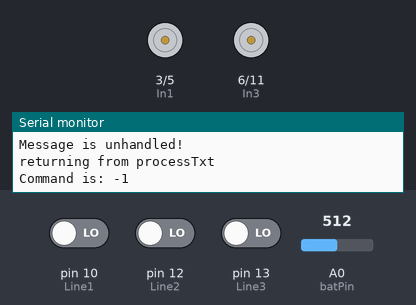
This sketch was run on a simulated Arduino Uno, built with avr-gcc and run on an emulated ATmega328P. Shown: motor-driver pin pairs drawn as motors (green arrow = first pin HIGH = forward, orange = second pin HIGH = backward, longer = more drive), the last lines printed to the serial monitor. The test bench sets the inputs (shaded band); at power-on: pin 10 (Line1) LOW, A0 (batPin) = 512, pin 12 (Line2) LOW, pin 13 (Line3) LOW. The modem accepts every AT command (registered, SIM ready, sends succeed) and sends nothing else.

Above: at 1.3 s.
1.4 s: pin 10 (Line1) driven HIGH
At 2.0 s:
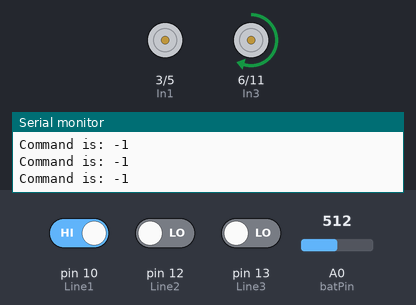
2.9 s: A0 (batPin) set to 716
At 4.1 s:
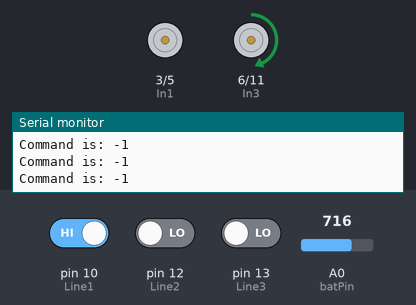
4.4 s: pin 12 (Line2) driven HIGH
At 5.6 s:
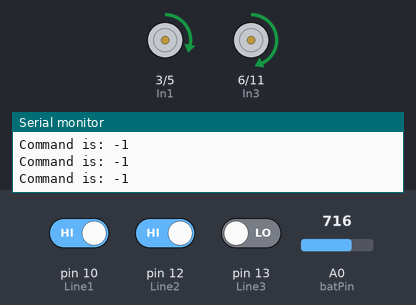
5.9 s: A0 (batPin) set to 511
At 6.4 s:
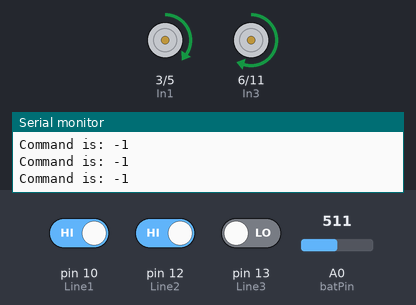
7.4 s: pin 10 (Line1) driven LOW
At 8.0 s:
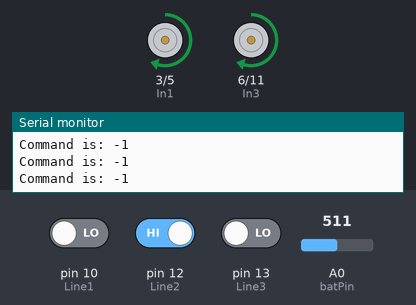
8.9 s: pin 13 (Line3) driven HIGH
At 10.3 s:
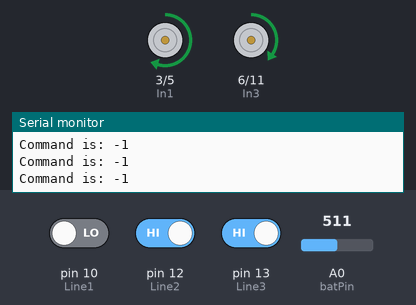
Timing chart, 0 to 11.4 s (numbered marks = the images above; inputs shaded):
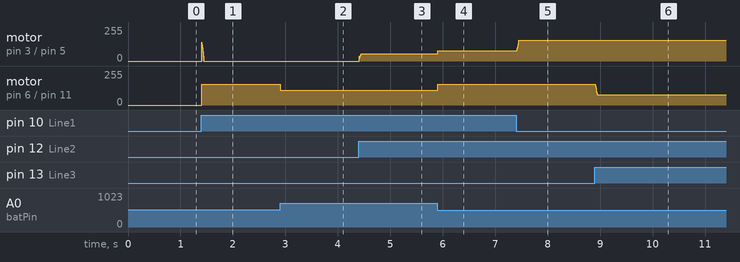

Measured:
- after the input at 1.4 s, motor on pin 6 (In3) / pin 11 (In4): stopped → forward 156/255 at once
- after the input at 2.9 s, motor on pin 6 (In3) / pin 11 (In4): forward 156/255 → forward 111/255 at once
- after the input at 4.4 s, motor on pin 3 (In1) / pin 5 (In2): stopped → forward 55/255 at once
- after the input at 5.9 s, motor on pin 3 (In1) / pin 5 (In2): forward 55/255 → forward 78/255 at once; motor on pin 6 (In3) / pin 11 (In4): forward 111/255 → forward 156/255 at once
- after the input at 7.4 s, motor on pin 3 (In1) / pin 5 (In2): forward 78/255 → forward 156/255 at once
- after the input at 8.9 s, motor on pin 6 (In3) / pin 11 (In4): forward 156/255 → forward 78/255 at once

The sketch:

SMS_car_linefollowing.ino
```cpp
// based on AdvancedLineFollowing.ino
// from StemCenterUSA.com
#include <SoftwareSerial.h>

const int myRx = 7;  // Shield: Rx=7, Tx=8
const int myTx = 8;  // Board:  Rx=4, Tx=2


char inputBuffer[256];
int commandValue;


SoftwareSerial mySerial(myRx, myTx);

const int Line1 = 10;     // Left Line Sensor
const int Line2 = 12;     // Center Line Sensor
const int Line3 = 13;    // Right Sensor

const int In1 = 3;      // In1
const int In2 = 5;      // In2
const int In3 = 6;      // In3
const int In4 = 11;     // In4
const int batPin = A0;

#define num 6

void setup()
{
  // initialize the pins
  pinMode(myRx, INPUT_PULLUP);
  pinMode(myTx, OUTPUT);

  pinMode(In1, OUTPUT);
  pinMode(In2, OUTPUT);
  pinMode(In3, OUTPUT);
  pinMode(In4, OUTPUT);
  pinMode(Line1, INPUT);
  pinMode(Line2, INPUT);
  pinMode(Line3, INPUT);

  Serial.begin(19200);
  mySerial.begin(19200);
  Serial.begin(19200);

  delay(100);
  mySerial.println("AT+IPR=19200");


  Serial.println ("Press \'s <enter>\' to Send a message and press \'r <enter>\' to receive a message.");
}

void loop()
{
  int rLED[num], cLED[num], lLED[num];
  int  lSum, cSum, rSum;
  int fast;
  int speed1;
  int speed2;
  float scale1, scale2, scale3;
  boolean debugPrint;
  int L1, L2, L3;
  int batVoltage;

  for(int i=0; i<num; i++)
  {
    rLED[i]=0;
    cLED[i]=1;
    lLED[i]=0;
  }
  rSum = 0;
  cSum = 0;
  lSum = 0;
//************ Turn on debuging here ****************
  //debugPrint = true;
  debugPrint = false;
//***************************************************
  delay(100);
  forward(0, 0);
  while(1==1)
  {


      if (Serial.available() > 0)
  {
     switch(Serial.read())
     {
        case 's':
          Serial.println("Send Message.");
          SendMessage("Hello, from the SMS_car_controller!");
          break;

        default:
          break;
    }
  }


  if (mySerial.available()>0)
  {
      mySerial.readBytes(inputBuffer, 255);

      // print the original data that came in from the txt.
      //
      Serial.println();
      Serial.println("ORIGINAL_DATA: ");
      Serial.write(inputBuffer);
      Serial.println("ORIGINAL_DATA_END");

      // send the message to processTxt function which will read the txt to determine info:
      //    The phone number of sender
      //    The txt message itself
      // processTxt gets the message in order to determine action for car.
      //
      commandValue = processTxt(inputBuffer, sizeof(inputBuffer));
  }

  for (int j = 0 ; j < 256 ; j++)
  {
      inputBuffer[j] = 0;
  }

  Serial.print("Command is: ");
  Serial.println(commandValue);

  // take appropriate action based on the command that was returned.


    batVoltage = analogRead(batPin);
    L1 = digitalRead(Line1);
    L2 = digitalRead(Line2);
    L3 = digitalRead(Line3);
    if ((L1 == 1) && (L2 == 1) && (L3 ==1))
    {
      speed1 = 0;
      speed2 = 0;
      forward(speed1, speed2);
      if(debugPrint)
      {
        Serial.println("In Lift Mode");
      }
    }
    else if ((L1 != 0) || (L2 != 0) || (L3 !=0))
    {
      rSum = 0;
      cSum = 0;
      lSum = 0;
      for(int i=0; i<num-1; i++)
      {
        rLED[i]=rLED[i+1];
        cLED[i]=cLED[i+1];
        lLED[i]=lLED[i+1];
      }

      rLED[num-1]=L1;
      cLED[num-1]=L2;
      lLED[num-1]=L3;

      for(int i=0; i<num; i++)
      {
        rSum = rSum + rLED[i] * (8-i);
        cSum = cSum + cLED[i] * (8-i);
        lSum = lSum + lLED[i] * (8-i);
      }

      if(debugPrint)
      {
        Serial.println("");
        Serial.print(L1);
        Serial.print(", ");
        Serial.print(L2);
        Serial.print(", ");
        Serial.println(L3);
        Serial.print(rSum);
        Serial.print(", ");
        Serial.print(cSum);
        Serial.print(", ");
        Serial.println(lSum);
      }
        scale1= (float) rSum + (float) cSum;
        scale2= (float) lSum + (float) cSum;
        scale3= (float) lSum + cSum + rSum;

         fast= 80000. / (float) batVoltage;

         if(rSum > lSum)
         {
           speed1 = fast;
           speed2 = scale2/scale1 * fast;
         }
         else
         {
           speed2 = fast;
           speed1 = scale1/scale2 * fast;
         }

         forward(speed1, speed2);

        if(debugPrint)
        {
          Serial.print(scale1);
          Serial.print(", ");
          Serial.println(scale2);
          Serial.print(speed1);
          Serial.print(", ");
          Serial.println(speed2);
          Serial.print("battery Voltage = ");
          Serial.println(batVoltage);
          Serial.print("fast = ");
          Serial.println(speed2);
          delay(500);
        }
    }
  }
}

void reverse(int speed1, int speed2)
{
analogWrite(In4, speed1);
analogWrite(In3, 0);
analogWrite(In2, speed2);
analogWrite(In1, 0);
return;
}

void forward (int speed1, int speed2)
{
analogWrite(In4, 0);
analogWrite(In3, speed1);
analogWrite(In2, 0);
analogWrite(In1, speed2);
return;
}

void stopNow()
{
  analogWrite(In4, 0);
  analogWrite(In3, 0);
  analogWrite(In2, 0);
  analogWrite(In1, 0);
  return;
}

void SendMessage(String message)
{
  Serial.println("SendMessage()");
  mySerial.println("AT+CMGF=1");    //Sets the GSM Module in Text Mode
  delay(100);  // Delay of 1000 milli seconds = 1 second
  mySerial.println("AT+CMGS=\"phone_number_goes_here\"\r"); // Replace x with mobile number
  delay(100);
  mySerial.print("<Car_Controller_Message=");// The SMS text you want to send
  delay(100);
  mySerial.print(message);
  delay(100);
  mySerial.println(">");
  mySerial.println((char)26);// ASCII code of CTRL+Z
  delay(100);
}

int processTxt (String buffer, int buffsize)
{
    Serial.println("In processTxt");

    int command = -1;

    //Serial.println(buffer);

    // Txt Format from Phone:
    //
    // +CMT: "+18057270090","","16/03/15,23:57:58-28"
    // This is a multi-line txt message.
    // Second line is here.
    // Txt ends on this line.
    //
    // NOTE: There is a blank line at the end.


    // Txt Format from email txt:
    //
    // +CMT: "1410100007","","16/03/16,00:01:34-28"
    //
    // FRM:middleschoolengineer1@gmail.com
    // MSG:Hello, From python!
    // This is a multi-line txt message.
    //
    // NOTE:  There is a blank line at the end.

    String numberPreamble = "+CMT: \"";
    String message;
    String listenerPhonePrefix = "ListenerPhoneNumber=";

    // Get the phone number of the txt sender.
    //
    int senderNumBegin = buffer.indexOf(numberPreamble) + numberPreamble.length();
    int senderNumEnd = buffer.indexOf("\",", senderNumBegin);
    String senderNumber = buffer.substring(senderNumBegin, senderNumEnd);
    Serial.print("Phone Number: ");
    Serial.println(senderNumber);

    // Get the message itself
    //
    int messageBegin = buffer.indexOf("\n", senderNumEnd) + 1;
    message = buffer.substring(messageBegin, buffer.length() - 1);
    Serial.println("TXT Message: ");
    Serial.println(message);

    String stopMessage = "STOP";
    String goMessage = "GO";

    if (buffer.indexOf(goMessage) > 0)
    {
        Serial.println("Message is Go!");
        // send emergency stop signal here.
        command = 1;
    } else if (buffer.indexOf(stopMessage) > 0 )
    {
        Serial.println("Message is Stop!");
        // send emergency stop signal here.
        command = 2;
    }
    else
    {
        Serial.println("Message is unhandled!");
    }

    Serial.println("returning from processTxt");

    return (command);
}
```
